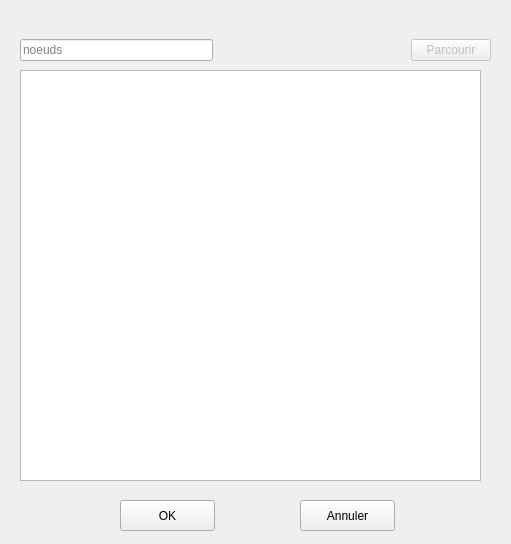
<?xml version="1.0" encoding="UTF-8"?>
<ui version="4.0">
 <class>Form</class>
 <widget class="QWidget" name="Form">
  <property name="windowModality">
   <enum>Qt::WindowModal</enum>
  </property>
  <property name="geometry">
   <rect>
    <x>0</x>
    <y>0</y>
    <width>511</width>
    <height>544</height>
   </rect>
  </property>
  <property name="windowTitle">
   <string>Information sur les noeuds</string>
  </property>
  <widget class="QPushButton" name="pushButton">
   <property name="geometry">
    <rect>
     <x>120</x>
     <y>500</y>
     <width>95</width>
     <height>31</height>
    </rect>
   </property>
   <property name="text">
    <string>OK</string>
   </property>
  </widget>
  <widget class="QPushButton" name="pushButton_2">
   <property name="geometry">
    <rect>
     <x>300</x>
     <y>500</y>
     <width>95</width>
     <height>31</height>
    </rect>
   </property>
   <property name="text">
    <string>Annuler</string>
   </property>
  </widget>
  <widget class="QListWidget" name="listWidget">
   <property name="geometry">
    <rect>
     <x>20</x>
     <y>70</y>
     <width>461</width>
     <height>411</height>
    </rect>
   </property>
  </widget>
  <widget class="QWidget" name="horizontalLayoutWidget">
   <property name="geometry">
    <rect>
     <x>20</x>
     <y>10</y>
     <width>471</width>
     <height>80</height>
    </rect>
   </property>
   <layout class="QHBoxLayout" name="horizontalLayout">
    <item>
     <widget class="QLineEdit" name="lineEdit">
      <property name="placeholderText">
       <string>noeuds</string>
      </property>
     </widget>
    </item>
    <item>
     <spacer name="horizontalSpacer">
      <property name="orientation">
       <enum>Qt::Horizontal</enum>
      </property>
      <property name="sizeHint" stdset="0">
       <size>
        <width>40</width>
        <height>20</height>
       </size>
      </property>
     </spacer>
    </item>
    <item>
     <widget class="QPushButton" name="pushButton_3">
      <property name="enabled">
       <bool>false</bool>
      </property>
      <property name="text">
       <string>Parcourir</string>
      </property>
     </widget>
    </item>
   </layout>
  </widget>
 </widget>
 <resources/>
 <connections/>
</ui>
